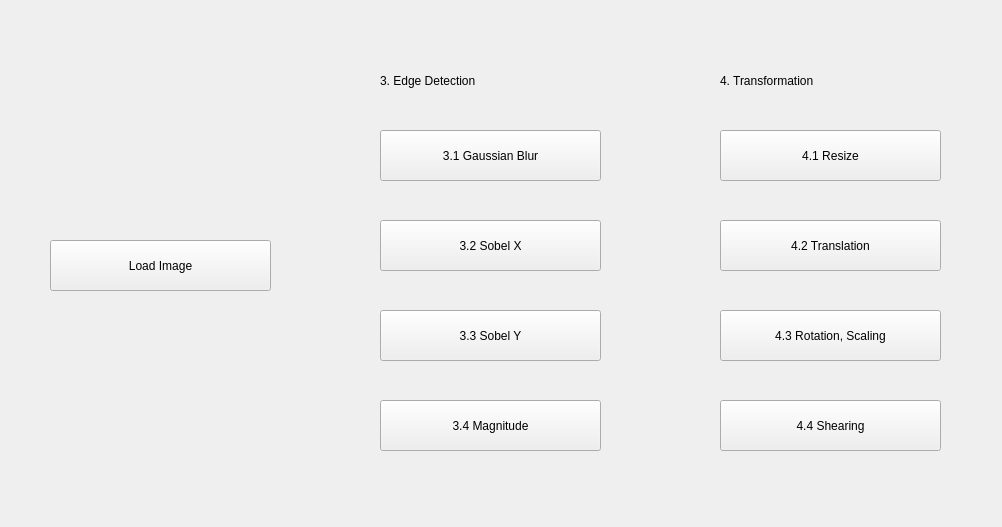
<?xml version="1.0" encoding="UTF-8"?>
<ui version="4.0">
 <class>Form</class>
 <widget class="QWidget" name="Form">
  <property name="geometry">
   <rect>
    <x>0</x>
    <y>0</y>
    <width>1002</width>
    <height>527</height>
   </rect>
  </property>
  <property name="windowTitle">
   <string>Form</string>
  </property>
  <widget class="QPushButton" name="load_image">
   <property name="geometry">
    <rect>
     <x>50</x>
     <y>240</y>
     <width>221</width>
     <height>51</height>
    </rect>
   </property>
   <property name="text">
    <string>Load Image</string>
   </property>
  </widget>
  <widget class="QPushButton" name="gaussian_blur">
   <property name="geometry">
    <rect>
     <x>380</x>
     <y>130</y>
     <width>221</width>
     <height>51</height>
    </rect>
   </property>
   <property name="text">
    <string>3.1 Gaussian Blur</string>
   </property>
  </widget>
  <widget class="QPushButton" name="sobel_x">
   <property name="geometry">
    <rect>
     <x>380</x>
     <y>220</y>
     <width>221</width>
     <height>51</height>
    </rect>
   </property>
   <property name="text">
    <string>3.2 Sobel X</string>
   </property>
  </widget>
  <widget class="QPushButton" name="sobel_y">
   <property name="geometry">
    <rect>
     <x>380</x>
     <y>310</y>
     <width>221</width>
     <height>51</height>
    </rect>
   </property>
   <property name="text">
    <string>3.3 Sobel Y</string>
   </property>
  </widget>
  <widget class="QPushButton" name="magnitude">
   <property name="geometry">
    <rect>
     <x>380</x>
     <y>400</y>
     <width>221</width>
     <height>51</height>
    </rect>
   </property>
   <property name="text">
    <string>3.4 Magnitude</string>
   </property>
  </widget>
  <widget class="QPushButton" name="resize">
   <property name="geometry">
    <rect>
     <x>720</x>
     <y>130</y>
     <width>221</width>
     <height>51</height>
    </rect>
   </property>
   <property name="text">
    <string>4.1 Resize</string>
   </property>
  </widget>
  <widget class="QPushButton" name="translation">
   <property name="geometry">
    <rect>
     <x>720</x>
     <y>220</y>
     <width>221</width>
     <height>51</height>
    </rect>
   </property>
   <property name="text">
    <string>4.2 Translation</string>
   </property>
  </widget>
  <widget class="QPushButton" name="rotation_scaling">
   <property name="geometry">
    <rect>
     <x>720</x>
     <y>310</y>
     <width>221</width>
     <height>51</height>
    </rect>
   </property>
   <property name="text">
    <string>4.3 Rotation, Scaling</string>
   </property>
  </widget>
  <widget class="QPushButton" name="shearing">
   <property name="geometry">
    <rect>
     <x>720</x>
     <y>400</y>
     <width>221</width>
     <height>51</height>
    </rect>
   </property>
   <property name="text">
    <string>4.4 Shearing</string>
   </property>
  </widget>
  <widget class="QLabel" name="label">
   <property name="geometry">
    <rect>
     <x>380</x>
     <y>60</y>
     <width>191</width>
     <height>41</height>
    </rect>
   </property>
   <property name="text">
    <string>3. Edge Detection</string>
   </property>
  </widget>
  <widget class="QLabel" name="label_2">
   <property name="geometry">
    <rect>
     <x>720</x>
     <y>60</y>
     <width>191</width>
     <height>41</height>
    </rect>
   </property>
   <property name="text">
    <string>4. Transformation</string>
   </property>
  </widget>
 </widget>
 <resources/>
 <connections/>
</ui>
